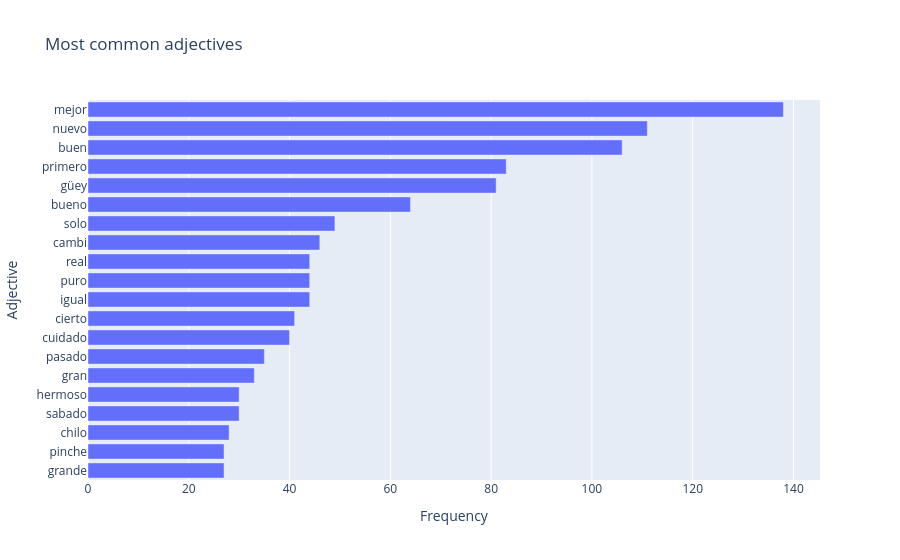

Write notebook code for a chart like this one.
### Code cell
top_adjectives = (
    most_common_adjectives
    .head(20)
    .sort_values("count")
)

fig = px.bar(
    top_adjectives,
    x="count",
    y="adjective",
    orientation="h",
    title="Most common adjectives",
    labels={
        "adjective": "Adjective",
        "count": "Frequency"
    }
)

fig.show()

### Figure 1 — Plotly figure (JSON) as saved in the notebook; plotly's stock layout.template omitted (floating-point values rounded to 4 significant figures)
{"data": [{"hovertemplate": "Frequency=%{x}<br>Adjective=%{y}<extra></extra>", "legendgroup": "", "marker": {"color": "#636efa", "pattern": {"shape": ""}}, "name": "", "orientation": "h", "showlegend": false, "textposition": "auto", "type": "bar", "x": [27, 27, 28, 30, 30, 33, 35, 40, 41, 44, 44, 44, 46, 49, 64, 81, 83, 106, 111, 138], "xaxis": "x", "y": ["grande", "pinche", "chilo", "sabado", "hermoso", "gran", "pasado", "cuidado", "cierto", "igual", "puro", "real", "cambi", "solo", "bueno", "güey", "primero", "buen", "nuevo", "mejor"], "yaxis": "y"}], "layout": {"barmode": "relative", "legend": {"tracegroupgap": 0}, "title": {"text": "Most common adjectives"}, "xaxis": {"anchor": "y", "domain": [0, 1], "title": {"text": "Frequency"}}, "yaxis": {"anchor": "x", "domain": [0, 1], "title": {"text": "Adjective"}}}}
